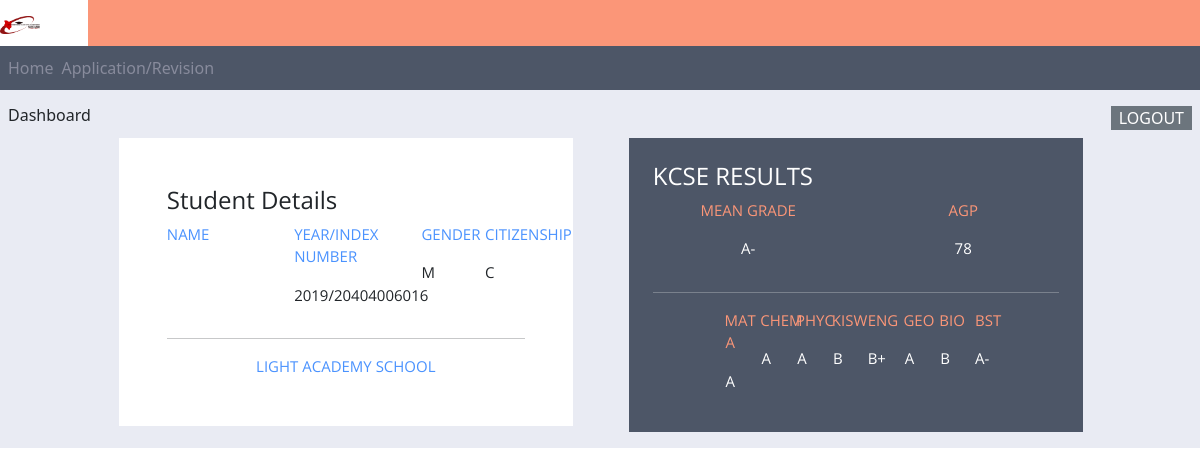
The app's page /dashboard/ (signed in) with its own data.
### applicant/models.py (models this page shows, shortened)
class Grade(models.Model):
    Id = models.BigAutoField(primary_key=True)
    Grade_Name = models.CharField(max_length=200)
    Grade_Value = models.PositiveIntegerField()

class Subject(models.Model):
    Id = models.BigAutoField(primary_key=True)
    Cluster_Subject_Name = models.CharField(max_length=200)

### applicant/views.py (the view)
# urls.py: path('dashboard/', views.dashboard, name='dashboard'),
def dashboard(request):
    applicant_data = request.session.get('applicant_data', {})
    subjects_data = SubjectResults.objects.filter(Applicant_Id=applicant_data['applicant_id'])
    average_results = MainResults.objects.get(Applicant_Id=applicant_data['applicant_id'])
    average_results = {
        'average_grade':average_results.Grade_Id.Grade_Name,
        'average_mark':average_results.Average,
        }
    for index, subject in enumerate(subjects_data, start=1):
        subjects_name_dict = {}
        subjects_results_dict = {}
        subjects_name_dict[f'Subject{index}'] = subject.Subject_Id.Cluster_Subject_Name
        subjects_results_dict[f'Result{index}'] = subject.Grade_Id.Grade_Name
        applicant_data.update(subjects_name_dict)
        applicant_data.update(subjects_results_dict)
        applicant_data.update(average_results)
    return render(request, 'dashboard.html', applicant_data)

### PlacementProject/templates/dashboard.html (shortened to what this page needs)
{% extends 'base.html' %}
{% load static %}
{% block content %}
<div class="px-2 py-3">
    <h6 class="float-start">Dashboard</h6>
    <a class="px-2  float-end bg-secondary text-white text-decoration-none" type="button" href="{% url 'logout' %}">  LOGOUT</a>
</div>
   <div class="row text-styles">
       <div class="col-md-6 col-xs-12">
            <div class="bg-white p-5 m-3" style="font-size: 15px;" >
                <h4 class="box-title">Student Details</h4>
                <div class="row">
                    <div class="col-md-4 ">
                        <p class="text-primary" style="--bs-text-opacity: 0.75;">NAME</p>
                    </div>
                    <div class="col-md-4">
                        <p class="text-primary" style="--bs-text-opacity: 0.75;">YEAR/INDEX NUMBER</p>
                        <p>{{year}}/{{index}}</p>
                    </div>
                    <div class="col-md-2">
                        <p class="text-primary" style="--bs-text-opacity: 0.75;">GENDER</p>
                        <p>{{gender}}</p>
                    </div>
                    <div class="col-md-2">
                        <p class="text-primary" style="--bs-text-opacity: 0.75;">CITIZENSHIP</p>
                        <p>{{citizenship}}</p>
                    </div>
                </div>
                <hr>
                <div class="text-primary text-center text-uppercase" style="--bs-text-opacity: 0.75;">{{highschool}}</div>
            </div>
        </div>
        <div class="col-md-6 col-xs-12">
           <div class="text-white p-4 m-3" style="font-size: 15px; background-color: #4D5667;">
               <h4 class="box-title text-white">KCSE RESULTS</h4>
                   <div class="row">
                       <div class="col-md-6 col-xs-6">
                           <p class="text-custom text-center">MEAN GRADE</p>
                           <p class="text-center">{{average_grade}}</p>
                       </div>
                       <div class="col-md-6 col-xs-6">
                           <p class="text-custom text-center">AGP</p>
                           <p class="text-center">{{average_mark}}</p>
                       </div>
                   </div>
                   <hr>
                   <div class="row">
                       <div class="col-md-2 hidden-xs hidden-sm"></div>
                           <div class="col-md-1 col-xs-2 ">
                               <p class="text-custom text-center">{{Subject1}}</p>
                               <p class="text-center">{{Result1}}</p>
                           </div>
                           <div class="col-md-1 col-xs-2 ">
                               <p class="text-custom text-center">{{Subject2}}</p>
                               <p class="text-center">{{Result2}}</p>
                           </div>
                           <div class="col-md-1 col-xs-2 ">
                               <p class="text-custom text-center">{{Subject3}}</p>
                               <p class="text-center">{{Result3}}</p>
                           </div>
                           <div class="col-md-1 col-xs-2 ">
                               <p class="text-custom text-center">{{Subject4}}</p>
                               <p class="text-center">{{Result4}}</p>
                           </div>
                           <div class="col-md-1 col-xs-2 ">
                               <p class="text-custom text-center">{{Subject5}}</p>
                               <p class="text-center">{{Result5}}</p>
                           </div>
                           <div class="col-md-1 col-xs-2 ">
                               <p class="text-custom text-center">{{Subject6}}</p>
                               <p class="text-center">{{Result6}}</p>
                           </div>
                           <div class="col-md-1 col-xs-2 ">
                               <p class="text-custom text-center">{{Subject7}}</p>
                               <p class="text-center">{{Result7}}</p>
                           </div>
                           <div class="col-md-1 col-xs-2 ">
                               <p class="text-custom text-center">{{Subject8}}</p>
                               <p class="text-center">{{Result8}}</p>
                           </div>
                   </div>
           </div>
       </div>
   </div>
{% endblock %}

### static/css/styles.css (style rules this page uses)
.text-custom { color: #FB9678; }

### records on screen
Grade: Grade_Name "A-"
Subject: Cluster_Subject_Name "MAT A"
Subject: Cluster_Subject_Name "CHEM"
Subject: Cluster_Subject_Name "PHYC"
Subject: Cluster_Subject_Name "KISW"
Subject: Cluster_Subject_Name "ENG"
Grade: Grade_Name "B+"
Subject: Cluster_Subject_Name "GEO"
Subject: Cluster_Subject_Name "BIO"
Subject: Cluster_Subject_Name "BST"

### other values on screen
{{ year }} "2019"
{{ index }} "20404006016"
{{ gender }} "M"
{{ citizenship }} "C"
{{ highschool }} "LIGHT ACADEMY SCHOOL"
{{ average_mark }} "78"
{{ Result1 }} "A"
{{ Result2 }} "A"
{{ Result3 }} "A"
{{ Result4 }} "B"
{{ Result6 }} "A"
{{ Result7 }} "B"
